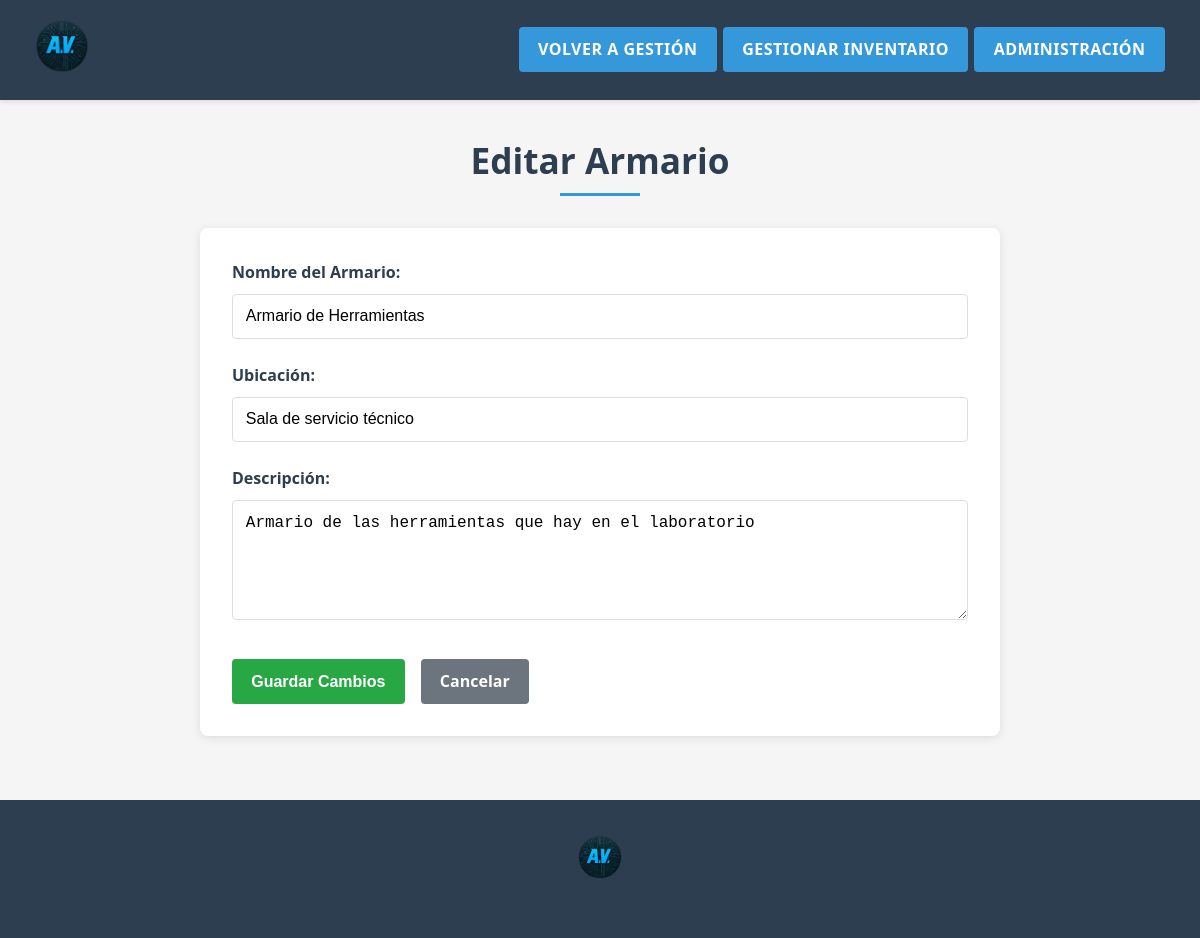
The app's page /modificar/armarios/editar_armario.php?id=3 (signed in) with its own data.
### tables this page shows
CREATE TABLE `armarios` (
  `nombre` text NOT NULL,
  `descrip` text NOT NULL,
  `id_tabla` int(16) NOT NULL,
  `ubicacion` text NOT NULL
);

### modificar/armarios/funciones.php (called while the page is built, shortened)
<?php
function baseDatos($consulta)
{
    $conexion = mysqli_connect("localhost", "root", "");
    mysqli_select_db($conexion, "inventario");
    $resultado = mysqli_query($conexion, $consulta);
    return $resultado;
}
?>

### modificar/armarios/editar_armario.php (the view, shortened to what this page needs)
<?php
include("funciones.php");
$id_armario = isset($_GET['id']) ? intval($_GET['id']) : 0;
$armario = null;
if($id_armario > 0) {
    $consulta = "SELECT * FROM armarios WHERE id_tabla = $id_armario";
    $resultado = baseDatos($consulta);
    $armario = mysqli_fetch_assoc($resultado);
} else {
    header("Location: gestion_armarios.php");
    exit;
}
?>
<!DOCTYPE html>
<html lang="es">
<head>
    <link rel="stylesheet" type="text/css" href="../../estilos.css">
</head>
<body>
    <header>
        <div class="logo">
            <a href="gestion_armarios.php" title="Volver">
                <img src="../../img/fotos_pag/logo.png" class="flogo">
            </a>
        </div>
        <nav>
            <a href="gestion_armarios.php" class="btn btn-primary">Volver a gestión</a>
            <a href="../inventario.php" class="btn btn-primary">Gestionar inventario</a>
            <a href="../../usuarios/admin.php" class="btn btn-primary">Administración</a>
        </nav>
    </header>
    <main>
        <div class="titulo">
            <h1>Editar Armario</h1>
        </div>
        <div class="form-container">
            <form method="post">
                <div class="form-group">
                    <label for="nombre">Nombre del Armario:</label>
                    <input type="text" id="nombre" name="nombre" value="<?php echo htmlspecialchars($armario['nombre']); ?>" required>
                </div>
                <div class="form-group">
                    <label for="ubicacion">Ubicación:</label>
                    <input type="text" id="ubicacion" name="ubicacion" value="<?php echo htmlspecialchars($armario['ubicacion']); ?>" required>
                </div>
                <div class="form-group">
                    <label for="descripcion">Descripción:</label>
                    <textarea id="descripcion" name="descripcion"><?php echo htmlspecialchars($armario['descrip']); ?></textarea>
                </div>
                <div class="form-actions">
                    <button type="submit" name="boton" class="btn btn-success">Guardar Cambios</button>
                    <a href="gestion_armarios.php" class="btn btn-secondary">Cancelar</a>
                </div>
            </form>
        </div>
    </main>
    <footer>
        <div class="logo-footer">
            <a href="../../backend.php" title="Volver">
                <img src="../../img/fotos_pag/logo.png" class="flogo">
            </a>
        </div>
    </footer>
</body>
</html>

### estilos.css (style rules this page uses)
* { margin: 0; padding: 0; box-sizing: border-box; }
body { font-family: 'Segoe UI', Tahoma, Geneva, Verdana, sans-serif; line-height: 1.6; color: #333; background-color: #f7f9fc; display: flex; flex-direction: column; min-height: 100vh; }
header { background-color: #2c3e51; color: #fff; padding: 1rem 0; box-shadow: 0 2px 5px rgba(0, 0, 0, 0.1); display: flex; justify-content: space-between; align-items: center; flex-wrap: wrap; }
.logo { padding: 0 2rem; }
.flogo { max-height: 60px; transition: transform 0.3s ease; }
nav { display: flex; flex-wrap: wrap; padding: 0 2rem; }
nav a { color: white; text-decoration: none; padding: 0.5rem 1rem; margin: 0 0.2rem; font-weight: 500; border-radius: 4px; transition: all 0.3s ease; text-transform: uppercase; font-size: 0.9rem; letter-spacing: 0.5px; }
main { flex: 1; padding: 2rem; max-width: 1200px; margin: 0 auto; width: 100%; }
.titulo { text-align: center; margin-bottom: 2rem; position: relative; }
.titulo h1 { font-size: 2.2rem; color: #2c3e50; margin-bottom: 0.5rem; padding-bottom: 0.5rem; position: relative; }
.titulo h1:after { content: ''; position: absolute; bottom: 0; left: 50%; transform: translateX(-50%); width: 80px; height: 3px; background-color: #3498db; }
footer { background-color: #2c3e50; color: #fff; padding: 2rem 0; text-align: center; margin-top: auto; }
.logo-footer { margin-bottom: 1rem; }
.logo-footer img { max-height: 50px; }

### modificar/armarios/editar_armario.php (style rules this page uses)
* { margin: 0; padding: 0; box-sizing: border-box; }
body { font-family: 'Segoe UI', Tahoma, Geneva, Verdana, sans-serif; background: #f5f5f5; min-height: 100vh; }
header { background-color: #2c3e50; color: #fff; padding: 1rem 0; box-shadow: 0 2px 5px rgba(0, 0, 0, 0.1); display: flex; justify-content: space-between; align-items: center; flex-wrap: wrap; }
.logo { padding: 0 2rem; }
.flogo { max-height: 60px; transition: transform 0.3s ease; }
nav { display: flex; flex-wrap: wrap; padding: 0 2rem; }
nav a { color: white; text-decoration: none; padding: 0.5rem 1rem; margin: 0 0.2rem; font-weight: 500; border-radius: 4px; transition: all 0.3s ease; text-transform: uppercase; font-size: 0.9rem; letter-spacing: 0.5px; }
main { padding: 2rem; max-width: 1200px; margin: 0 auto; }
.titulo { text-align: center; margin-bottom: 2rem; position: relative; }
.titulo h1 { font-size: 2.2rem; color: #2c3e50; margin-bottom: 0.5rem; padding-bottom: 0.5rem; position: relative; }
.titulo h1:after { content: ''; position: absolute; bottom: 0; left: 50%; transform: translateX(-50%); width: 80px; height: 3px; background-color: #3498db; }
.form-container { max-width: 800px; margin: 0 auto; background-color: white; padding: 2rem; border-radius: 8px; box-shadow: 0 2px 10px rgba(0, 0, 0, 0.1); }
.form-group { margin-bottom: 1.5rem; }
.form-group label { display: block; margin-bottom: 0.5rem; font-weight: 600; color: #2c3e50; }
.form-group input, .form-group select, .form-group textarea { width: 100%; padding: 0.8rem; border: 1px solid #ddd; border-radius: 4px; font-size: 1rem; }
.form-group textarea { min-height: 120px; resize: vertical; }
.btn { display: inline-block; padding: 0.6rem 1.2rem; border: none; border-radius: 4px; cursor: pointer; font-size: 1rem; font-weight: 600; text-decoration: none; transition: background-color 0.3s; text-align: center; }
.btn-success { background-color: #28a745; color: white; }
.btn-secondary { background-color: #6c757d; color: white; }
.btn-primary { background-color: #3498db; color: white; }
.form-actions { display: flex; gap: 1rem; margin-top: 2rem; }
footer { background-color: #2c3e50; color: #fff; padding: 2rem 0; text-align: center; margin-top: 2rem; }
.logo-footer { margin-bottom: 1rem; }

### records on screen
armarios: nombre "Armario de Herramientas", ubicacion "Sala de servicio técnico", descripcion "Armario de las herramientas que hay en el laboratorio"
